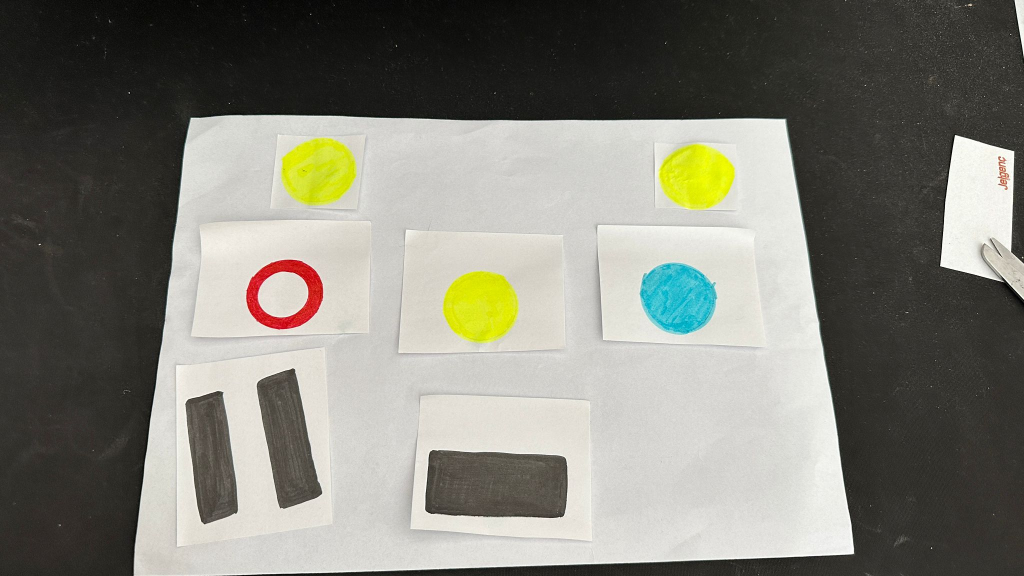
#> input picture img1.jpeg, 2048 x 1152 px (shown at 1/2 size)
$ python -i 'ImagePro copy.py'   (imports and definitions only)
#> lines starting #> are read from the running program, lines starting #| are printed output that depends on the picture
import cv2
import numpy as np
from cvzone.ColorModule import ColorFinder

# cap = cv2.VideoCapture(2)
# frameCounter = 0

# [1 line that did not run here, left out]

## BOARD HSV ###
# hsvTargetVals = {'hmin': 124, 'smin': 45, 'vmin': 0, 'hmax': 23, 'smax': 255, 'vmax': 255}
hsvTargetVals1 = {'hmin': 123, 'smin': 47, 'vmin': 0, 'hmax': 179, 'smax': 255, 'vmax': 255}
hsvTargetVals2 = {'hmin': 0, 'smin': 47, 'vmin': 0, 'hmax': 18, 'smax': 255, 'vmax': 255}

hsvWhiteVals = {'hmin': 0, 'smin': 0, 'vmin': 226, 'hmax': 179, 'smax': 255, 'vmax': 255}# WHITE
hsvBlackVals =  {'hmin': 0, 'smin': 65, 'vmin': 0, 'hmax': 179, 'smax': 255, 'vmax': 96} # BLACK

hsvObstacleVals = {'hmin': 0, 'smin': 64, 'vmin': 0, 'hmax': 179, 'smax': 255, 'vmax': 91}
hsvPausePuck = {'hmin': 57, 'smin': 102, 'vmin': 135, 'hmax': 104, 'smax': 182, 'vmax': 237} # blue

hsvFullVals = {'hmin': 0, 'smin': 0, 'vmin': 0, 'hmax': 179, 'smax': 255, 'vmax': 255} # No contraint
# cornerPoints = [[58,129],[579,121],[62,448],[590,430]]  # board

hsvPuck1Vals = hsvWhiteVals
hsvPuck2Vals = hsvBlackVals

BoardSide = "left" # If it is "WALL", img should be rotated 180 degrees

# [30 lines left out: function getBoard, not called in this run]

# def getDistance(x1, y1, x2, y2):
#     global scale
#     distance = (((x1-x2)**2 + (y1-y2)**2)**0.5)/scale

#     return distance

def detectCircle(img, minRad,maxRad, minDista, hsvVals):
    # global imgBoarder
    global maskTarget
    circleArray = []
    if hsvVals == hsvTargetVals1 :
        # maskCircle = cv2.cvtColor(img, cv2.COLOR_BGR2GRAY)
        mask1 = createHsvMask(img, hsvTargetVals1)
        mask2 = createHsvMask(img, hsvTargetVals2)
        maskCircle = mask1 + mask2
        maskTarget = maskCircle
    elif hsvVals == hsvBlackVals :
        maskCircle = createHsvMask(img, hsvVals)
        maskCircle [0:40][0:1110] = 0
        # cv2.imshow('maskCircle',maskCircle)
    else:
        maskCircle = createHsvMask(img, hsvVals)


    img_gray = cv2.medianBlur(maskCircle,5)
    circles = cv2.HoughCircles(img_gray,cv2.HOUGH_GRADIENT,1.5,minDist=minDista, param1=50,param2=23,minRadius = minRad,maxRadius = maxRad)
    try:
        circles = np.uint16(np.around(circles))
        for i in circles[0,:]:
            # cv2.circle(imgBoarder,(i[0],i[1]),i[2],(0,255,0),2)  # draw the outer circle
            # cv2.circle(imgBoarder,(i[0],i[1]),2,(0,255,0),3)     # draw the center of the circle
            circleArray.append([i[0],i[1],i[2]])
        # print("circle detected:",str(len(circles[0,:])))
        # cv2.imshow('imgBoarder',imgBoarder)
    except:
        pass

    return circleArray

def createHsvMask(img,hsvVals):
    imgBlur = cv2.GaussianBlur(img, (5, 5), 2)
    imgColor, mask = colorFinder.update(imgBlur,hsvVals)
    kernel = np.ones((7,7), np.uint8)
    mask = cv2.morphologyEx(mask, cv2.MORPH_OPEN, kernel)  # Difference btw dilation and erosion
    mask = cv2.medianBlur(mask, 5)
    # [5 lines of commented-out code are left out]
    return mask

# [32 lines left out: functions detectContour, findEdgePointsObst, findCenterContour, getPointArrays, not called in this run]


START = 0

#################################################
#################################################
def getTargetPosition(img):
    return detectCircle(img, 50, 70, 40, hsvTargetVals1)

# [37 lines left out: functions getObstaclePosition, turnDetermination, drawcircles, not called in this run]


def drawRect(img, rectpointarray):
    if rectpointarray != []:
        cv2.drawContours(img, rectpointarray, -1, (0, 0, 255), 2)


def getPuckPositions(img):
    return detectCircle(img, 8, 50, 10, hsvPuck1Vals), detectCircle(img, 5, 50, 10, hsvPuck2Vals)

def findNumberPucks(puck1_pos, puck2_pos):
    return len(puck1_pos), len(puck2_pos)

# [4 lines left out: function getFirstFrame, not called in this run]

# [85 lines not run here, left out]

>>> import cv2
>>> picture = cv2.imread('img1.jpeg', cv2.IMREAD_GRAYSCALE)
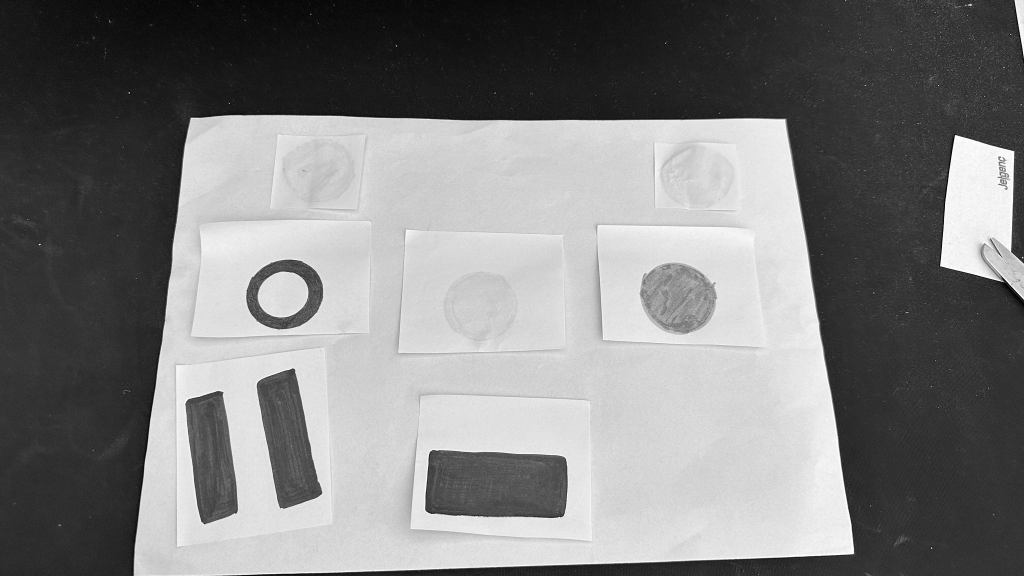
#> picture: shape (1152, 2048) (shown at 1/2 size); min 0, max 255, mean 127
>>> result = getTargetPosition(picture)
#> (the run stopped early here; a loop or call above may not have finished)
